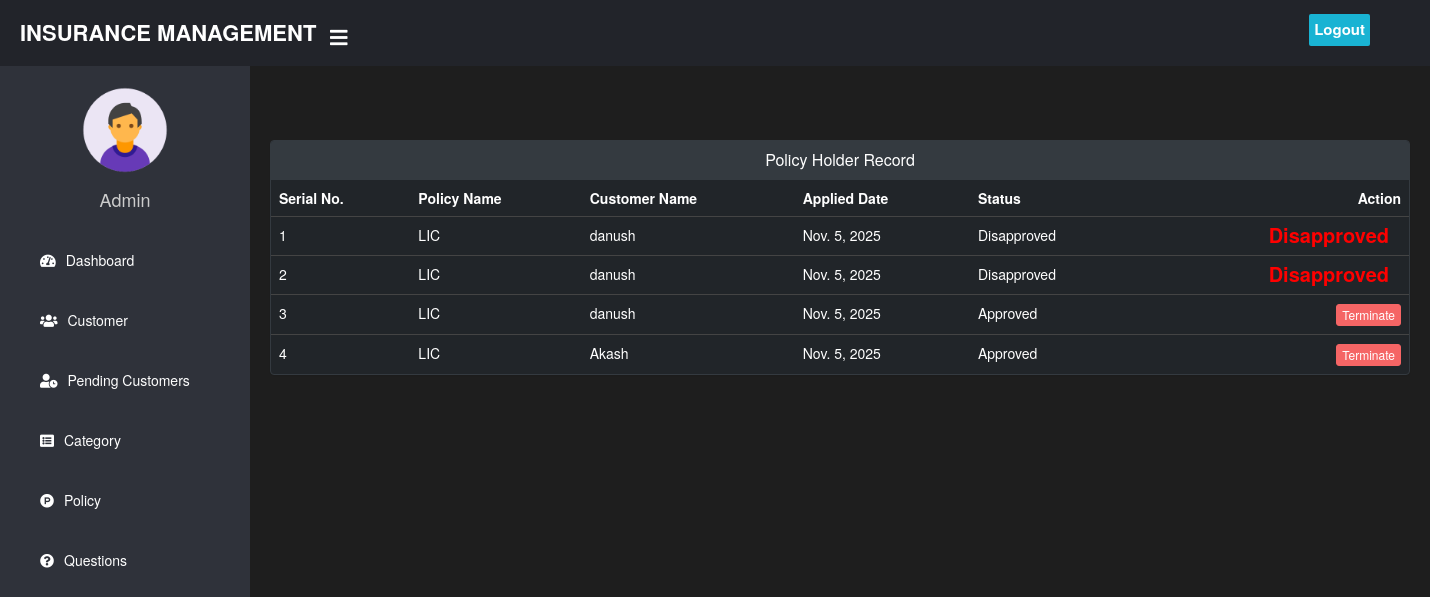
The app's page /admin-view-policy-holder with its own data.
### insurance/models.py (models this page shows, shortened)
class PolicyRecord(models.Model):
    customer = models.ForeignKey(Customer, on_delete=models.CASCADE)
    policy = models.ForeignKey(Policy, on_delete=models.CASCADE)
    status = models.CharField(max_length=100, default='Pending')
    creation_date = models.DateField(auto_now=True)
    start_date = models.DateField(null=True, blank=True)
    end_date = models.DateField(null=True, blank=True)

class Policy(models.Model):
    category = models.ForeignKey('Category', on_delete=models.CASCADE)
    policy_name = models.CharField(max_length=200)
    sum_assurance = models.PositiveIntegerField()
    premium = models.PositiveIntegerField()
    tenure = models.PositiveIntegerField()
    creation_date = models.DateField(auto_now=True)
    def __str__(self):
        return self.policy_name

### customer/models.py (models this page shows, shortened)
class Customer(models.Model):
    user=models.OneToOneField(User,on_delete=models.CASCADE)
    profile_pic= models.ImageField(upload_to='profile_pic/Customer/',null=True,blank=True)
    address = models.CharField(max_length=40)
    mobile = models.CharField(max_length=20,null=False)
    status = models.CharField(max_length=20, default='Pending')
    def __str__(self):
        return self.user.first_name

### insurance/views.py (the view)
# urls.py: path('admin-view-policy-holder', views.admin_view_policy_holder_view,name='admin-view-policy-holder'),
def admin_view_policy_holder_view(request):
    policyrecords = models.PolicyRecord.objects.all()
    return render(request,'insurance/admin_view_policy_holder.html',{'policyrecords':policyrecords})

### templates/insurance/admin_view_policy_holder.html (shortened to what this page needs)
{% extends 'insurance/adminbase.html' %}
{% block content %}
{%load static%}
<head>
  <link href="//netdna.bootstrapcdn.com/bootstrap/3.0.0/css/bootstrap.min.css" rel="stylesheet" id="bootstrap-css">
</head>
<br><br>
<div class="container">
  <div class="panel panel-primary">
    <div class="panel-heading">
      <h6 class="panel-title">Policy Holder Record</h6>
    </div>
    <table class="table table-hover" id="dev-table">
      <thead>
        <tr>
        <th>Serial No.</th>
          <th>Policy Name</th>
          <th>Customer Name</th>
          <th> Applied Date</th>
          <th>Status</th>
          <th class="text-right">Action</th>
        </tr>
      </thead>
      {% for t in policyrecords %}
      <tr>
        <td> {{ forloop.counter }}</td>
        <td> {{t.policy}}</td>
        <td> {{t.customer}}</td>
        <td>{{t.creation_date}}</td>
        <td>{{t.status}}</td>
                    {% if t.status == 'Pending' %}
                <td class="text-right">
                    <a class="btn btn-primary btn-xs" href="{% url 'approve-request' t.id  %}">Approve</a>
                    <a class="btn btn-danger btn-xs" href="{% url 'reject-request' t.id  %}">Reject</a>
                </td>
                {% elif t.status == 'Approved' %}
                <td class="text-right">
                    <a class="btn btn-danger btn-xs" href="{% url 'terminate-policy' t.id  %}">Terminate</a>
                </td>
                {% else %}
                <td class="text-right">
                <span style="color:red;font-size:20px;" class="label success">{{t.status}}</span></td>
                {% endif %}
      </tr>
      {% endfor %}
    </table>
  </div>
</div>
<br><br><br><br><br><br>
{% endblock content %}

### templates/insurance/adminbase.html (shortened to what this page needs)
<!DOCTYPE html>
{% load static %}
<html lang="en" dir="ltr">
<head>
  <link rel="stylesheet" href="https://cdnjs.cloudflare.com/ajax/libs/font-awesome/5.12.1/css/all.min.css">
</head>
<body>
  <header style="padding-top: 0px;">
    <label for="check">
      <i style=""class="fas fa-bars" id="sidebar_btn"></i>
    </label>
    <div class="left_area">
      <h3>Insurance Management</h3>
    </div>
    <div class="right_area">
      <a href="/logout" class="logout_btn">Logout</a>
    </div>
  </header>
  <div class="sidebar" style="
    margin-top: 50px;
">
    <center>
      <img src="{% static "image/admin.png" %}" class="profile_image" alt="">
      <h4>Admin</h4>
    </center>
    <a href="/admin-dashboard"><i class="fas fa-tachometer-alt"></i><span>Dashboard</span></a>
    <a href="/admin-view-customer"><i class="fas fa-users"></i><span>Customer</span></a>
    <a href="{% url 'admin-view-pending-customers' %}"><i class="fas fa-user-clock"></i><span>Pending Customers</span></a>
    <a href="/admin-category"><i class="fas fa-list-alt"></i><span>Category</span></a>
    <a href="/admin-policy"><i class="fab fa-product-hunt"></i><span>Policy</span></a>
    <a href="/admin-question"><i class="fas fa-question-circle"></i><span>Questions</span></a>
  </div>
  <div class="content">
    <br><br><br><br><br>
    {% block content %}
    {% endblock content %}
    <br><br><br>
  </div>
</body>
</html>

### templates/insurance/adminbase.html (style rules this page uses)
a:link { text-decoration: none; }
body { margin: 0; padding: 0; font-family: "Gill Sans", sans-serif;; background-color: #121212; color: #ffffff; }
header { position: fixed; background: #22242A; padding: 20px; width: 100%; z-index: 1; }
.left_area h3 { color: #fff; margin: 0px; text-transform: uppercase; font-size: 22px; font-weight: 900; }
.logout_btn { padding: 5px; background: #19B3D3; text-decoration: none; float: right; margin-top: -30px; margin-right: 40px; border-radius: 2px; font-size: 15px; font-weight: 600; color: #fff; transition: 0.5s; }
.sidebar { background: #2f323a; margin-top: 70px; padding-top: 30px; position: fixed; left: 0; width: 250px; height: 100%; transition: 0.5s; transition-property: left; }
.sidebar .profile_image { width: 100px; height: 100px; border-radius: 100px; margin-bottom: 10px; }
.sidebar h4 { color: #ccc; margin-top: 0; margin-bottom: 20px; }
.sidebar a { color: #fff; display: block; width: 100%; line-height: 60px; text-decoration: none; padding-left: 40px; box-sizing: border-box; transition: 0.5s; }
.sidebar i { padding-right: 10px; }
label #sidebar_btn { z-index: 1; color: #fff; position: fixed; cursor: pointer; left: 300px; padding-left: 30px; font-size: 20px; margin: 5px 0; transition: 0.5s; transition-property: color; margin-top: 17px; }
.content { margin-left: 250px; background-color: #1e1e1e; background-position: center; background-size: cover; height: 100vh; transition: 0.5s; color: #ffffff; }

### templates/insurance/admin_view_policy_holder.html (style rules this page uses)
a:link { text-decoration: none; }
h6 { text-align: center; }
.panel-primary { border-color: #343a40; }
.panel-heading { background-color: #343a40 !important; border-color: #343a40 !important; color: #ffffff !important; }
.panel { background-color: #212529; color: #ffffff; border-color: #343a40; }
.table { color: #ffffff; }
.table>thead>tr>th { border-bottom: 1px solid #444; color: #ffffff; }
.table>tbody>tr>td { border-top: 1px solid #444; color: #ffffff; }
.btn-danger { background-color: #F56565; border-color: #F56565; }

### records on screen
PolicyRecord: policy "LIC", customer "danush", creation_date "Nov. 5, 2025", status "Disapproved"
PolicyRecord: policy "LIC", customer "danush", creation_date "Nov. 5, 2025", status "Disapproved"
PolicyRecord: policy "LIC", customer "danush", creation_date "Nov. 5, 2025", status "Approved", shows "Terminate"
PolicyRecord: policy "LIC", customer "Akash", creation_date "Nov. 5, 2025", status "Approved", shows "Terminate"
